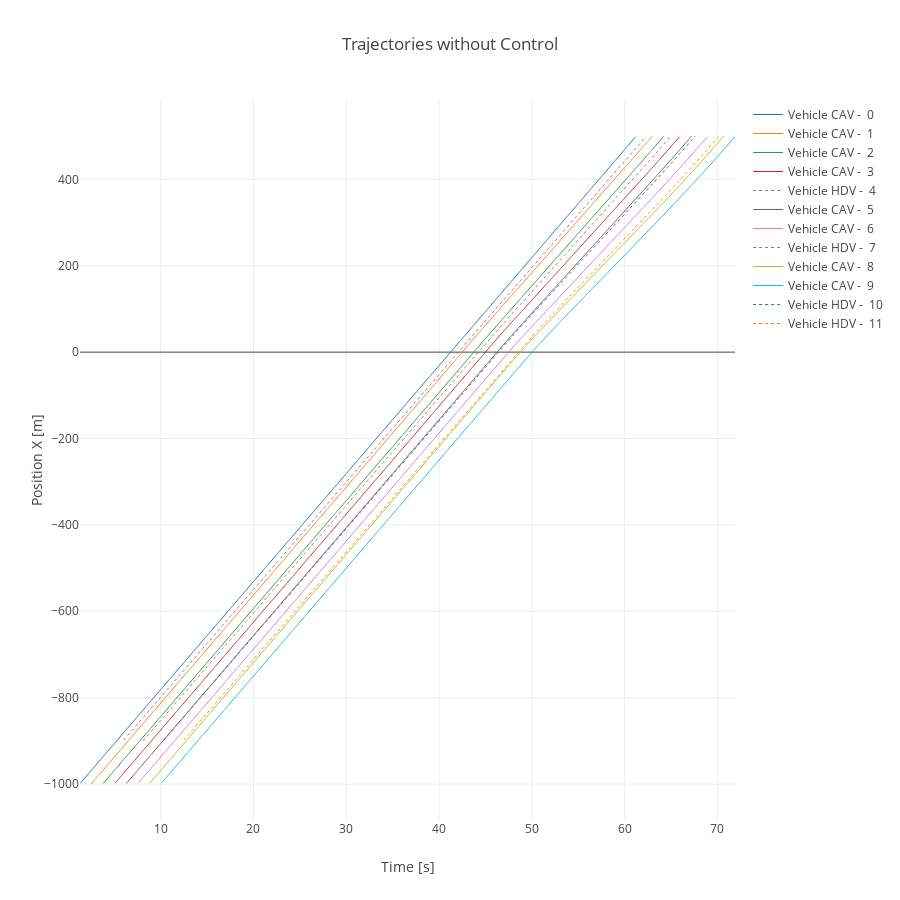

Here is the notebook cell this chart was saved with:
### Code cell
layout = go.Layout(
    title = 'Trajectories without Control',
    yaxis = dict(
        title = 'Position X [m]'
    ),
    xaxis = dict(
        title = 'Time [s]'
    ),
    width = 900, 
    height = 900,
)


def trace_position_vehicle(traj_type, v_id, vtype):
    """
        Plot trace single vehicle
    """
    dashtrj = {'CAV': 'solid', 'HDV': 'dot'}
    
    trace = go.Scatter(
        x = traj_type['ti'],
        y = traj_type['abs'],
        mode = 'lines',
        name = f'Vehicle {vtype} -  {v_id}',
        line = dict(
            shape = 'spline',
            width = 1,
            dash = dashtrj[vtype]
        )
    )
    
    return trace
        

def update_position_plot(vtype):
    
    traj_type = trajDf[trajDf.type.isin(vtype)]
    traj_id = traj_type.id.unique()
    
    data = [] 
    
    for v in traj_id:    
        traj_veh = traj_type[traj_type.id == v]
        veh_type = traj_veh.type.unique()[0]
        trace_i = trace_position_vehicle(traj_veh, v, veh_type)
        data.append(trace_i)

    fig = go.Figure(data = data, layout = layout)
    iplot(fig)
    

veh_type_wgt = widgets.SelectMultiple(
    options=vehicle_type,
    value=vehicle_type,
    rows=2,
    description='Vehicle type',
    disabled=False
)

#widgets.interactive(update_position_plot, vtype=veh_type_wgt)
update_position_plot(veh_type_wgt.value)

### Figure 1 — Plotly figure (JSON) as saved in the notebook; plotly's stock layout.template omitted (floating-point values rounded to 4 significant figures; data arrays with more than 128 entries replaced by an {"elided": "..."} marker saying what was removed)
{"data": [{"line": {"dash": "solid", "shape": "spline", "width": 1}, "mode": "lines", "name": "Vehicle CAV -  0", "type": "scatter", "uid": "fd22af", "x": {"elided": "600 float values"}, "y": {"elided": "600 float values"}}, {"line": {"dash": "solid", "shape": "spline", "width": 1}, "mode": "lines", "name": "Vehicle CAV -  1", "type": "scatter", "uid": "f4fe50", "x": {"elided": "606 float values"}, "y": {"elided": "606 float values"}}, {"line": {"dash": "solid", "shape": "spline", "width": 1}, "mode": "lines", "name": "Vehicle CAV -  2", "type": "scatter", "uid": "97e9bf", "x": {"elided": "605 float values"}, "y": {"elided": "605 float values"}}, {"line": {"dash": "solid", "shape": "spline", "width": 1}, "mode": "lines", "name": "Vehicle CAV -  3", "type": "scatter", "uid": "0fb611", "x": {"elided": "609 float values"}, "y": {"elided": "609 float values"}}, {"line": {"dash": "dot", "shape": "spline", "width": 1}, "mode": "lines", "name": "Vehicle HDV -  4", "type": "scatter", "uid": "b67945", "x": {"elided": "564 float values"}, "y": {"elided": "564 float values"}}, {"line": {"dash": "solid", "shape": "spline", "width": 1}, "mode": "lines", "name": "Vehicle CAV -  5", "type": "scatter", "uid": "d7e494", "x": {"elided": "610 float values"}, "y": {"elided": "610 float values"}}, {"line": {"dash": "solid", "shape": "spline", "width": 1}, "mode": "lines", "name": "Vehicle CAV -  6", "type": "scatter", "uid": "a48d1d", "x": {"elided": "614 float values"}, "y": {"elided": "614 float values"}}, {"line": {"dash": "dot", "shape": "spline", "width": 1}, "mode": "lines", "name": "Vehicle HDV -  7", "type": "scatter", "uid": "09cbea", "x": {"elided": "569 float values"}, "y": {"elided": "569 float values"}}, {"line": {"dash": "solid", "shape": "spline", "width": 1}, "mode": "lines", "name": "Vehicle CAV -  8", "type": "scatter", "uid": "c2a533", "x": {"elided": "620 float values"}, "y": {"elided": "620 float values"}}, {"line": {"dash": "solid", "shape": "spline", "width": 1}, "mode": "lines", "name": "Vehicle CAV -  9", "type": "scatter", "uid": "2a8106", "x": {"elided": "619 float values"}, "y": {"elided": "619 float values"}}, {"line": {"dash": "dot", "shape": "spline", "width": 1}, "mode": "lines", "name": "Vehicle HDV -  10", "type": "scatter", "uid": "a3a485", "x": {"elided": "574 float values"}, "y": {"elided": "574 float values"}}, {"line": {"dash": "dot", "shape": "spline", "width": 1}, "mode": "lines", "name": "Vehicle HDV -  11", "type": "scatter", "uid": "84b652", "x": {"elided": "577 float values"}, "y": {"elided": "577 float values"}}], "layout": {"height": 900, "title": "Trajectories without Control", "width": 900, "xaxis": {"autorange": true, "range": [1.3, 71.9], "title": "Time [s]", "type": "linear"}, "yaxis": {"autorange": true, "range": [-1083.0, 583.8], "title": "Position X [m]", "type": "linear"}}}
